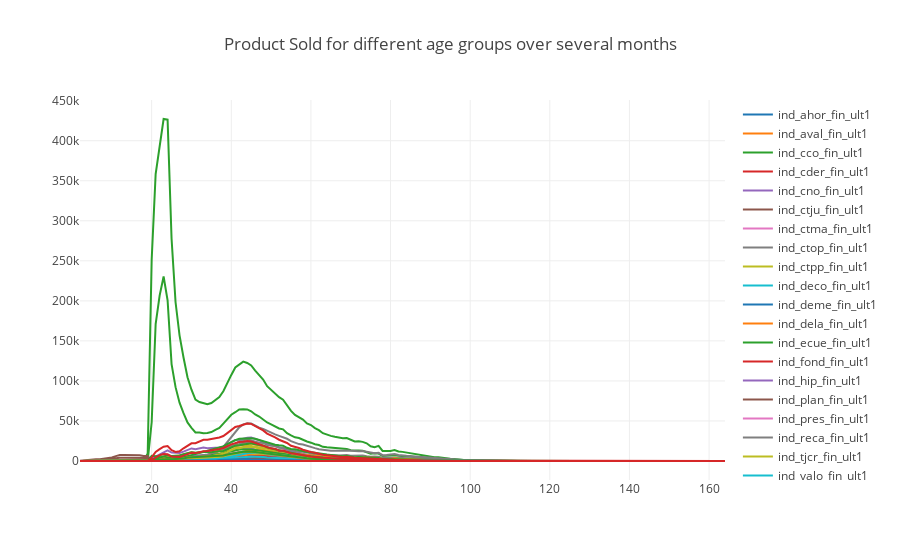

The cell this chart's notebook holds for it:
### Markdown cell above
### Product sold vs Age

Lets' see which group of age is buying the most of the product

### Code cell
redd_init_age_prod = redd_init_df.groupby('age')[product_col].sum().reset_index()

data = []

for product in product_col:
    temp = go.Scatter(
            x=redd_init_age_prod['age'], # assign x as the dataframe column 'x'
            y=redd_init_age_prod[product], 
            mode = 'lines', name = product
            )        
    data.append(temp)

layout = go.Layout(
    title='Product Sold for different age groups over several months'
)

fig = go.Figure(data=data, layout=layout)

iplot(fig)

### Figure 1 — Plotly figure (JSON) as saved in the notebook; plotly's stock layout.template omitted (floating-point values rounded to 4 significant figures; data arrays with more than 128 entries replaced by an {"elided": "..."} marker saying what was removed)
{"data": [{"mode": "lines", "name": "ind_ahor_fin_ult1", "type": "scatter", "uid": "376a77f5-e2cc-11e9-b8d5-88e9fe5dae91", "x": {"elided": "235 mixed values"}, "y": {"elided": "235 int values"}}, {"mode": "lines", "name": "ind_aval_fin_ult1", "type": "scatter", "uid": "376a7b02-e2cc-11e9-b6cd-88e9fe5dae91", "x": {"elided": "235 mixed values"}, "y": {"elided": "235 int values"}}, {"mode": "lines", "name": "ind_cco_fin_ult1", "type": "scatter", "uid": "376a7d0a-e2cc-11e9-8024-88e9fe5dae91", "x": {"elided": "235 mixed values"}, "y": {"elided": "235 int values"}}, {"mode": "lines", "name": "ind_cder_fin_ult1", "type": "scatter", "uid": "376a7f00-e2cc-11e9-b809-88e9fe5dae91", "x": {"elided": "235 mixed values"}, "y": {"elided": "235 int values"}}, {"mode": "lines", "name": "ind_cno_fin_ult1", "type": "scatter", "uid": "376a812e-e2cc-11e9-91a1-88e9fe5dae91", "x": {"elided": "235 mixed values"}, "y": {"elided": "235 int values"}}, {"mode": "lines", "name": "ind_ctju_fin_ult1", "type": "scatter", "uid": "376a8317-e2cc-11e9-9c5e-88e9fe5dae91", "x": {"elided": "235 mixed values"}, "y": {"elided": "235 int values"}}, {"mode": "lines", "name": "ind_ctma_fin_ult1", "type": "scatter", "uid": "376a84ee-e2cc-11e9-83af-88e9fe5dae91", "x": {"elided": "235 mixed values"}, "y": {"elided": "235 int values"}}, {"mode": "lines", "name": "ind_ctop_fin_ult1", "type": "scatter", "uid": "376a86c2-e2cc-11e9-ae9b-88e9fe5dae91", "x": {"elided": "235 mixed values"}, "y": {"elided": "235 int values"}}, {"mode": "lines", "name": "ind_ctpp_fin_ult1", "type": "scatter", "uid": "376a888f-e2cc-11e9-bf63-88e9fe5dae91", "x": {"elided": "235 mixed values"}, "y": {"elided": "235 int values"}}, {"mode": "lines", "name": "ind_deco_fin_ult1", "type": "scatter", "uid": "376a8a5c-e2cc-11e9-97cd-88e9fe5dae91", "x": {"elided": "235 mixed values"}, "y": {"elided": "235 int values"}}, {"mode": "lines", "name": "ind_deme_fin_ult1", "type": "scatter", "uid": "376a8c82-e2cc-11e9-a488-88e9fe5dae91", "x": {"elided": "235 mixed values"}, "y": {"elided": "235 int values"}}, {"mode": "lines", "name": "ind_dela_fin_ult1", "type": "scatter", "uid": "376a8e57-e2cc-11e9-b26a-88e9fe5dae91", "x": {"elided": "235 mixed values"}, "y": {"elided": "235 int values"}}, {"mode": "lines", "name": "ind_ecue_fin_ult1", "type": "scatter", "uid": "376a902e-e2cc-11e9-8b9d-88e9fe5dae91", "x": {"elided": "235 mixed values"}, "y": {"elided": "235 int values"}}, {"mode": "lines", "name": "ind_fond_fin_ult1", "type": "scatter", "uid": "376a91fa-e2cc-11e9-b885-88e9fe5dae91", "x": {"elided": "235 mixed values"}, "y": {"elided": "235 int values"}}, {"mode": "lines", "name": "ind_hip_fin_ult1", "type": "scatter", "uid": "376a93c5-e2cc-11e9-bf85-88e9fe5dae91", "x": {"elided": "235 mixed values"}, "y": {"elided": "235 int values"}}, {"mode": "lines", "name": "ind_plan_fin_ult1", "type": "scatter", "uid": "376a95d7-e2cc-11e9-a413-88e9fe5dae91", "x": {"elided": "235 mixed values"}, "y": {"elided": "235 int values"}}, {"mode": "lines", "name": "ind_pres_fin_ult1", "type": "scatter", "uid": "376a97b8-e2cc-11e9-bae1-88e9fe5dae91", "x": {"elided": "235 mixed values"}, "y": {"elided": "235 int values"}}, {"mode": "lines", "name": "ind_reca_fin_ult1", "type": "scatter", "uid": "376a9985-e2cc-11e9-b8e0-88e9fe5dae91", "x": {"elided": "235 mixed values"}, "y": {"elided": "235 int values"}}, {"mode": "lines", "name": "ind_tjcr_fin_ult1", "type": "scatter", "uid": "376a9b4f-e2cc-11e9-8ed3-88e9fe5dae91", "x": {"elided": "235 mixed values"}, "y": {"elided": "235 int values"}}, {"mode": "lines", "name": "ind_valo_fin_ult1", "type": "scatter", "uid": "376a9d26-e2cc-11e9-b3af-88e9fe5dae91", "x": {"elided": "235 mixed values"}, "y": {"elided": "235 int values"}}, {"mode": "lines", "name": "ind_viv_fin_ult1", "type": "scatter", "uid": "376a9f42-e2cc-11e9-9817-88e9fe5dae91", "x": {"elided": "235 mixed values"}, "y": {"elided": "235 int values"}}, {"mode": "lines", "name": "ind_nomina_ult1", "type": "scatter", "uid": "376aa121-e2cc-11e9-b84a-88e9fe5dae91", "x": {"elided": "235 mixed values"}, "y": {"elided": "235 int values"}}, {"mode": "lines", "name": "ind_nom_pens_ult1", "type": "scatter", "uid": "376aa2ee-e2cc-11e9-8fb0-88e9fe5dae91", "x": {"elided": "235 mixed values"}, "y": {"elided": "235 int values"}}, {"mode": "lines", "name": "ind_recibo_ult1", "type": "scatter", "uid": "376aa4c5-e2cc-11e9-a6ef-88e9fe5dae91", "x": {"elided": "235 mixed values"}, "y": {"elided": "235 int values"}}], "layout": {"title": "Product Sold for different age groups over several months"}}
